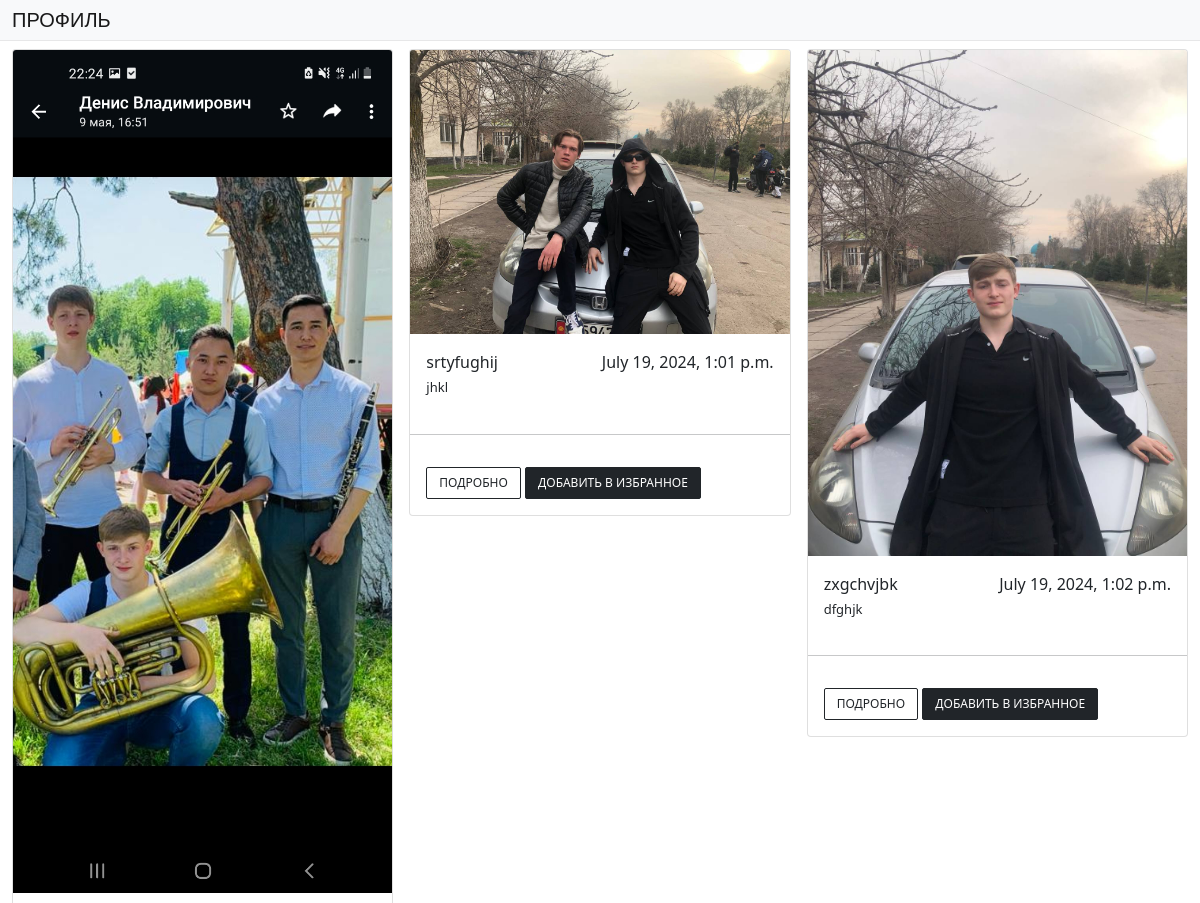
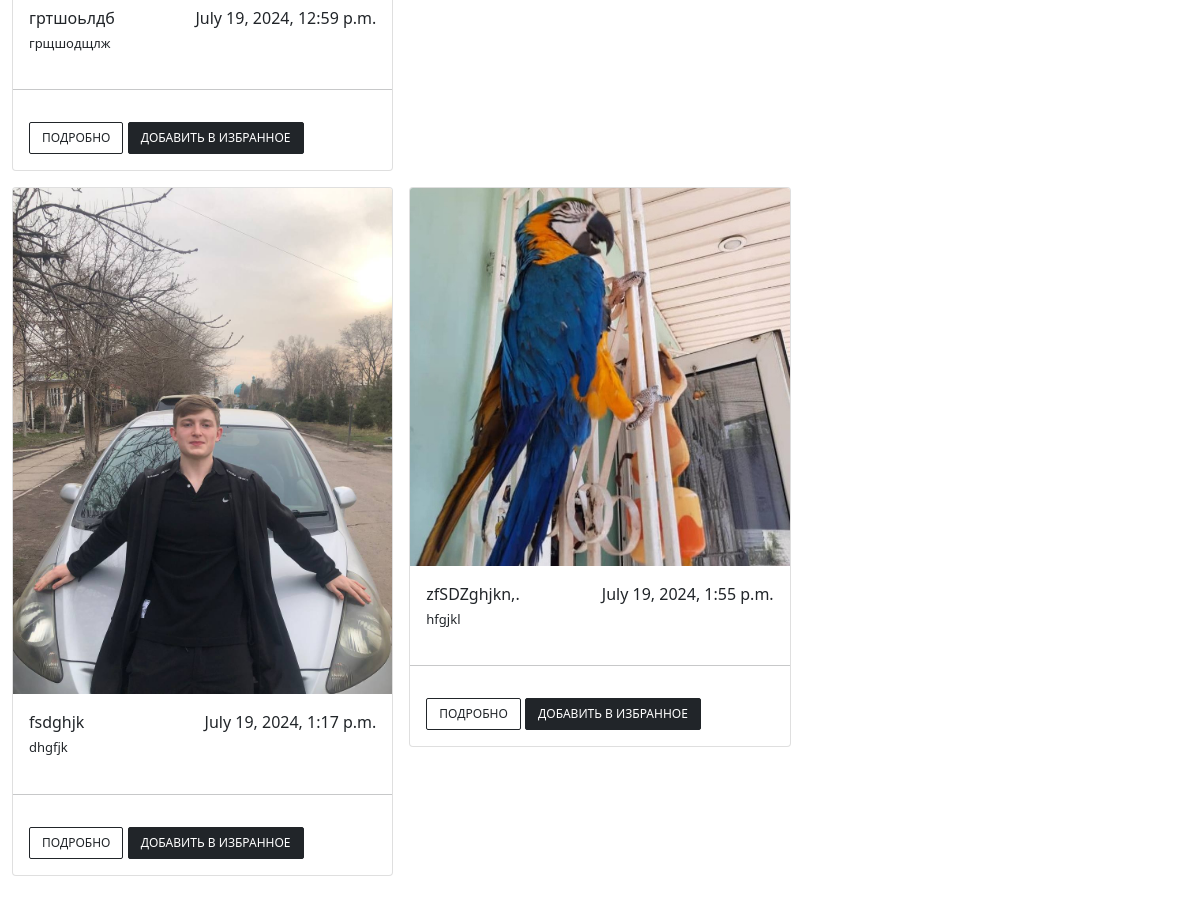
/home/, run on the app's committed database (2 pictures, top to bottom).
### recipes/models.py (models this page shows, shortened)
class Add_a_recipe_Model(models.Model):
    title = models.CharField('Название', max_length=255)
    img = models.ImageField('Изображение')
    slug = models.SlugField(unique=True, max_length=255)
    content = models.TextField('Описание')
    created_on = models.DateTimeField('Дата', auto_now_add=True)
    author = models.ForeignKey(User, on_delete=models.CASCADE)
    categories = models.ForeignKey(Categories, on_delete=models.CASCADE)
    is_published = models.BooleanField(default=False)

### recipes/views.py (the view)
# urls.py: path('home/', views.home_view, name='home'),
def home_view(request):
    my_queryset = Add_a_recipe_Model.objects.all()
    paginator = Paginator(my_queryset, 25)
    page = request.GET.get('page')
    my_objects = paginator.get_page(page)
    return render(request, 'home.html', {'my_objects': my_objects})

### templates/home.html (shortened to what this page needs)
{% load static %}
<!DOCTYPE html>
<html lang="ru">
<head>
    <link rel="stylesheet" href="{% static 'css/home_footer.css' %}">
    <link rel="stylesheet" href="https://cdn.jsdelivr.net/npm/bootstrap@5.0.0-alpha1/dist/css/bootstrap.min.css">
    <link rel="stylesheet" href="https://cdnjs.cloudflare.com/ajax/libs/font-awesome/4.0.3/css/font-awesome.css">
    <link href="https://cdnjs.cloudflare.com/ajax/libs/font-awesome/4.7.0/css/font-awesome.min.css" rel="stylesheet">
    <link rel="stylesheet" href="https://cdn.jsdelivr.net/npm/sweetalert2@11/dist/sweetalert2.min.css">
</head>
<body>
<div class="container-fluid px-0">
    <nav class="navbar navbar-expand-lg navbar-light bg-light navbar-fixed">
        <div class="container-fluid d-flex"> <a class="navbar-brand" href="{% url 'profile' %}">Профиль</a>
        </div>
    </nav>
</div>
<div class="container-fluid mt-2 mb-5">
    <div class="products">
        <div class="tab-content" id="myTabContent">
            <div class="tab-pane fade show active" id="home" role="tabpanel" aria-labelledby="home-tab">
                <div class="row g-3">
                    {% for i in my_objects %}
                    <div class="col-md-4">
                        <div class="card">
                            <img src="{{i.img.url}}" class="card-img-top">
                            <div class="card-body">
                                <div class="d-flex justify-content-between">
                                    <span class="font-weight-bold">{{i.title}}</span>
                                    <span class="font-weight-bold">{{i.created_on}}</span>
                                </div>
                                <p class="card-text mb-1 mt-1">{{i.content}}</p>
                            </div>
                            <hr>
                            <div class="card-body">
                                <div class="text-right buttons">
                                    <button class="btn btn-outline-dark" onclick="location.href='{% url 'detail1' i.slug %}'">Подробно</button>
                                    <button class="btn btn-dark favorite-button" data-url="{% url 'add_to_favorites' i.id %}">Добавить в избранное</button>
                                </div>
                            </div>
                        </div>
                    </div>
                    {% endfor %}
                </div>
            </div>
        </div>
    </div>
</div>
</body>
</html>

### static/css/home_footer.css (style rules this page uses)
body { background-color: #eee; }
.navbar { border-bottom: 1px solid #00000012; padding-top: 0rem !important; padding-bottom: 0rem !important; background-color: #ffffff!important; }
.navbar-brand { font-size: 24px; text-transform: uppercase; font-family: 'Allerta Stencil', sans-serif; font-weight: 500; }
.card { border:none; }
.card-body { flex: 1 1 auto; padding: 10px; }
.card-text { font-size: 13px; }
hr { margin: 0.2rem 0; color: #bfbebe; }
.buttons button { text-transform: uppercase; font-size: 12px; border-radius: 2px; }

### data on the page
Add_a_recipe_Model: img (picture), title "гртшоьлдб", created_on "July 19, 2024, 12:59 p.m.", content "грщшодщлж"
Add_a_recipe_Model: img (picture), title "srtyfughij", created_on "July 19, 2024, 1:01 p.m.", content "jhkl"
Add_a_recipe_Model: img (picture), title "zxgchvjbk", created_on "July 19, 2024, 1:02 p.m.", content "dfghjk"
Add_a_recipe_Model: img (picture), title "fsdghjk", created_on "July 19, 2024, 1:17 p.m.", content "dhgfjk"
Add_a_recipe_Model: img (picture), title "zfSDZghjkn,.", created_on "July 19, 2024, 1:55 p.m.", content "hfgjkl"
